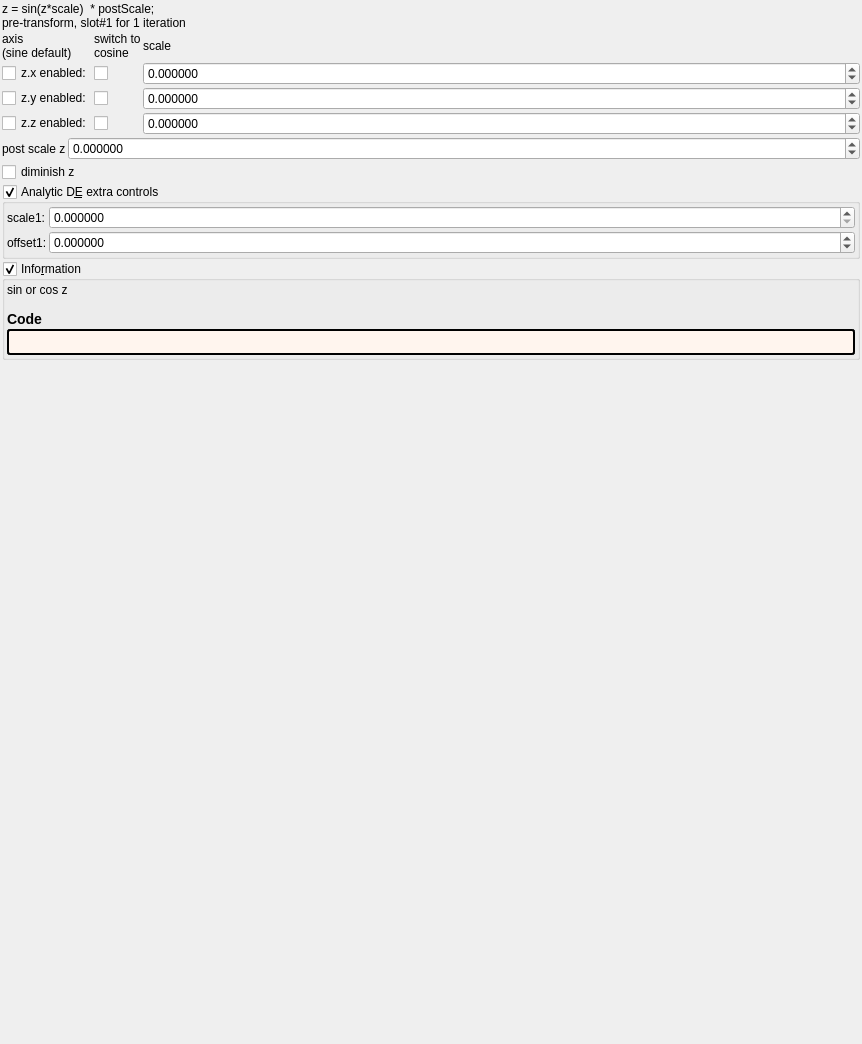
<?xml version="1.0" encoding="UTF-8"?>
<ui version="4.0">
 <class>transf_sin_or_cos</class>
 <widget class="QWidget" name="Form">
  <property name="geometry">
   <rect>
    <x>0</x>
    <y>0</y>
    <width>862</width>
    <height>1044</height>
   </rect>
  </property>
  <property name="windowTitle">
   <string notr="true">transf_sin_or_cos</string>
  </property>
  <layout class="QVBoxLayout" name="verticalLayout">
   <property name="spacing">
    <number>2</number>
   </property>
   <property name="leftMargin">
    <number>2</number>
   </property>
   <property name="topMargin">
    <number>2</number>
   </property>
   <property name="rightMargin">
    <number>2</number>
   </property>
   <property name="bottomMargin">
    <number>2</number>
   </property>
   <item>
    <widget class="QLabel" name="label_113">
     <property name="text">
      <string>z = sin(z*scale)  * postScale;
pre-transform, slot#1 for 1 iteration</string>
     </property>
    </widget>
   </item>
   <item>
    <layout class="QGridLayout" name="gridLayout_3" columnstretch="0,0,1">
     <property name="spacing">
      <number>2</number>
     </property>
     <item row="4" column="1">
      <widget class="QCheckBox" name="checkBox_transf_function_enabledAz_false">
       <property name="text">
        <string/>
       </property>
      </widget>
     </item>
     <item row="4" column="0">
      <widget class="QCheckBox" name="checkBox_transf_function_enabledAz">
       <property name="text">
        <string>z.z enabled:</string>
       </property>
      </widget>
     </item>
     <item row="3" column="2">
      <widget class="MyDoubleSpinBox" name="spinbox3_transf_constant_multiplierC_111_y">
       <property name="sizePolicy">
        <sizepolicy hsizetype="Minimum" vsizetype="Maximum">
         <horstretch>0</horstretch>
         <verstretch>0</verstretch>
        </sizepolicy>
       </property>
       <property name="prefix">
        <string/>
       </property>
       <property name="suffix">
        <string/>
       </property>
       <property name="decimals">
        <number>6</number>
       </property>
       <property name="minimum">
        <double>-99.989999999999995</double>
       </property>
       <property name="maximum">
        <double>99.989999999999995</double>
       </property>
       <property name="singleStep">
        <double>0.100000000000000</double>
       </property>
      </widget>
     </item>
     <item row="1" column="0">
      <widget class="QCheckBox" name="checkBox_transf_function_enabledAx">
       <property name="text">
        <string>z.x enabled:</string>
       </property>
      </widget>
     </item>
     <item row="4" column="2">
      <widget class="MyDoubleSpinBox" name="spinbox3_transf_constant_multiplierC_111_z">
       <property name="sizePolicy">
        <sizepolicy hsizetype="Minimum" vsizetype="Maximum">
         <horstretch>0</horstretch>
         <verstretch>0</verstretch>
        </sizepolicy>
       </property>
       <property name="prefix">
        <string/>
       </property>
       <property name="suffix">
        <string/>
       </property>
       <property name="decimals">
        <number>6</number>
       </property>
       <property name="minimum">
        <double>-99.989999999999995</double>
       </property>
       <property name="maximum">
        <double>99.989999999999995</double>
       </property>
       <property name="singleStep">
        <double>0.100000000000000</double>
       </property>
      </widget>
     </item>
     <item row="3" column="0">
      <widget class="QCheckBox" name="checkBox_transf_function_enabledAy">
       <property name="text">
        <string>z.y enabled:</string>
       </property>
      </widget>
     </item>
     <item row="1" column="2">
      <widget class="MyDoubleSpinBox" name="spinbox3_transf_constant_multiplierC_111_x">
       <property name="sizePolicy">
        <sizepolicy hsizetype="Minimum" vsizetype="Maximum">
         <horstretch>0</horstretch>
         <verstretch>0</verstretch>
        </sizepolicy>
       </property>
       <property name="prefix">
        <string/>
       </property>
       <property name="suffix">
        <string/>
       </property>
       <property name="decimals">
        <number>6</number>
       </property>
       <property name="minimum">
        <double>-99.989999999999995</double>
       </property>
       <property name="maximum">
        <double>99.989999999999995</double>
       </property>
       <property name="singleStep">
        <double>0.100000000000000</double>
       </property>
      </widget>
     </item>
     <item row="1" column="1">
      <widget class="QCheckBox" name="checkBox_transf_function_enabledAx_false">
       <property name="text">
        <string/>
       </property>
      </widget>
     </item>
     <item row="3" column="1">
      <widget class="QCheckBox" name="checkBox_transf_function_enabledAy_false">
       <property name="text">
        <string/>
       </property>
      </widget>
     </item>
     <item row="0" column="1">
      <widget class="QLabel" name="label_122">
       <property name="text">
        <string>switch to
cosine</string>
       </property>
      </widget>
     </item>
     <item row="0" column="0">
      <widget class="QLabel" name="label_123">
       <property name="text">
        <string>axis
(sine default)</string>
       </property>
      </widget>
     </item>
     <item row="0" column="2">
      <widget class="QLabel" name="label_124">
       <property name="text">
        <string>scale</string>
       </property>
      </widget>
     </item>
    </layout>
   </item>
   <item>
    <layout class="QGridLayout" name="gridLayout_29" columnstretch="0,0,1">
     <property name="spacing">
      <number>2</number>
     </property>
     <item row="0" column="2">
      <widget class="MyDoubleSpinBox" name="spinbox_transf_scale">
       <property name="sizePolicy">
        <sizepolicy hsizetype="Minimum" vsizetype="Maximum">
         <horstretch>0</horstretch>
         <verstretch>0</verstretch>
        </sizepolicy>
       </property>
       <property name="prefix">
        <string/>
       </property>
       <property name="suffix">
        <string/>
       </property>
       <property name="decimals">
        <number>6</number>
       </property>
       <property name="minimum">
        <double>-99.989999999999995</double>
       </property>
       <property name="maximum">
        <double>99.989999999999995</double>
       </property>
       <property name="singleStep">
        <double>0.100000000000000</double>
       </property>
      </widget>
     </item>
     <item row="0" column="1">
      <widget class="QLabel" name="label_121">
       <property name="text">
        <string>post scale z</string>
       </property>
      </widget>
     </item>
    </layout>
   </item>
   <item>
    <widget class="QCheckBox" name="checkBox_transf_function_enabled_false">
     <property name="text">
      <string>diminish z</string>
     </property>
    </widget>
   </item>
   <item>
    <widget class="MyGroupBox" name="groupCheck_analyticDE_enabled_false">
     <property name="toolTip">
      <string>&lt;html&gt;&lt;head/&gt;&lt;body&gt;&lt;p&gt;Adjusts the DE every time this slot is iterated.&lt;/p&gt;&lt;p&gt;The aim is to keep these parameters as low as possible.&lt;/p&gt;&lt;p&gt;High values improve the DE, but detail is lost.&lt;/p&gt;&lt;p&gt;Occasionally a negative Offset value is used. &lt;/p&gt;&lt;/body&gt;&lt;/html&gt;</string>
     </property>
     <property name="title">
      <string>Analytic D&amp;E extra controls</string>
     </property>
     <property name="checkable">
      <bool>true</bool>
     </property>
     <layout class="QVBoxLayout" name="verticalLayout_13" stretch="0">
      <property name="spacing">
       <number>2</number>
      </property>
      <property name="leftMargin">
       <number>2</number>
      </property>
      <property name="topMargin">
       <number>2</number>
      </property>
      <property name="rightMargin">
       <number>2</number>
      </property>
      <property name="bottomMargin">
       <number>2</number>
      </property>
      <item>
       <layout class="QGridLayout" name="gridLayout_27" columnstretch="0,0,1">
        <property name="spacing">
         <number>2</number>
        </property>
        <item row="1" column="1">
         <widget class="QLabel" name="label_177">
          <property name="text">
           <string>offset1:</string>
          </property>
         </widget>
        </item>
        <item row="1" column="2">
         <widget class="MyDoubleSpinBox" name="spinbox_analyticDE_offset_1">
          <property name="sizePolicy">
           <sizepolicy hsizetype="Minimum" vsizetype="Maximum">
            <horstretch>0</horstretch>
            <verstretch>0</verstretch>
           </sizepolicy>
          </property>
          <property name="prefix">
           <string/>
          </property>
          <property name="suffix">
           <string/>
          </property>
          <property name="decimals">
           <number>6</number>
          </property>
          <property name="minimum">
           <double>-99.989999999999995</double>
          </property>
          <property name="maximum">
           <double>99.989999999999995</double>
          </property>
          <property name="singleStep">
           <double>0.100000000000000</double>
          </property>
         </widget>
        </item>
        <item row="0" column="2">
         <widget class="MyDoubleSpinBox" name="spinbox_analyticDE_scale_1">
          <property name="sizePolicy">
           <sizepolicy hsizetype="Minimum" vsizetype="Maximum">
            <horstretch>0</horstretch>
            <verstretch>0</verstretch>
           </sizepolicy>
          </property>
          <property name="prefix">
           <string/>
          </property>
          <property name="suffix">
           <string/>
          </property>
          <property name="decimals">
           <number>6</number>
          </property>
          <property name="minimum">
           <double>0.000000000000000</double>
          </property>
          <property name="maximum">
           <double>99.989999999999995</double>
          </property>
          <property name="singleStep">
           <double>0.100000000000000</double>
          </property>
         </widget>
        </item>
        <item row="0" column="1">
         <widget class="QLabel" name="label_182">
          <property name="text">
           <string>scale1:</string>
          </property>
         </widget>
        </item>
       </layout>
      </item>
     </layout>
    </widget>
   </item>
   <item>
    <widget class="MyGroupBox" name="groupCheck_info">
     <property name="title">
      <string>Info&amp;rmation</string>
     </property>
     <property name="flat">
      <bool>false</bool>
     </property>
     <property name="checkable">
      <bool>true</bool>
     </property>
     <layout class="QVBoxLayout" name="verticalLayout_2">
      <property name="spacing">
       <number>2</number>
      </property>
      <property name="leftMargin">
       <number>2</number>
      </property>
      <property name="topMargin">
       <number>2</number>
      </property>
      <property name="rightMargin">
       <number>2</number>
      </property>
      <property name="bottomMargin">
       <number>2</number>
      </property>
      <item>
       <widget class="QLabel" name="label_information_general">
        <property name="text">
         <string notr="true">&lt;p&gt;sin or cos z&lt;/p&gt;&lt;table&gt;
&lt;/table&gt;
&lt;h3&gt;Code&lt;/h3&gt;</string>
        </property>
        <property name="wordWrap">
         <bool>true</bool>
        </property>
        <property name="openExternalLinks">
         <bool>true</bool>
        </property>
        <property name="textInteractionFlags">
         <set>Qt::LinksAccessibleByMouse|Qt::TextSelectableByMouse</set>
        </property>
       </widget>
      </item>
      <item>
       <widget class="QLabel" name="label_code_content">
        <property name="styleSheet">
         <string notr="true">border-style: outset; border-width: 2px; border-radius: 3px; border-color: black; background-color: #fff5ee; padding: 4px;</string>
        </property>
        <property name="text">
         <string notr="true"></string>
        </property>
        <property name="wordWrap">
         <bool>true</bool>
        </property>
        <property name="openExternalLinks">
         <bool>true</bool>
        </property>
        <property name="textInteractionFlags">
         <set>Qt::LinksAccessibleByMouse|Qt::TextSelectableByMouse</set>
        </property>
       </widget>
      </item>
     </layout>
    </widget>
   </item>
   <item>
    <spacer name="verticalSpacer">
     <property name="orientation">
      <enum>Qt::Vertical</enum>
     </property>
     <property name="sizeHint" stdset="0">
      <size>
       <width>20</width>
       <height>40</height>
      </size>
     </property>
    </spacer>
   </item>
  </layout>
 </widget>
 <customwidgets>
  <customwidget>
   <class>MyDoubleSpinBox</class>
   <extends>QDoubleSpinBox</extends>
   <header>my_double_spin_box.h</header>
  </customwidget>
  <customwidget>
   <class>MyGroupBox</class>
   <extends>QGroupBox</extends>
   <header>my_group_box.h</header>
   <container>1</container>
  </customwidget>
 </customwidgets>
 <tabstops>
  <tabstop>groupCheck_info</tabstop>
 </tabstops>
 <resources/>
 <connections/>
</ui>
